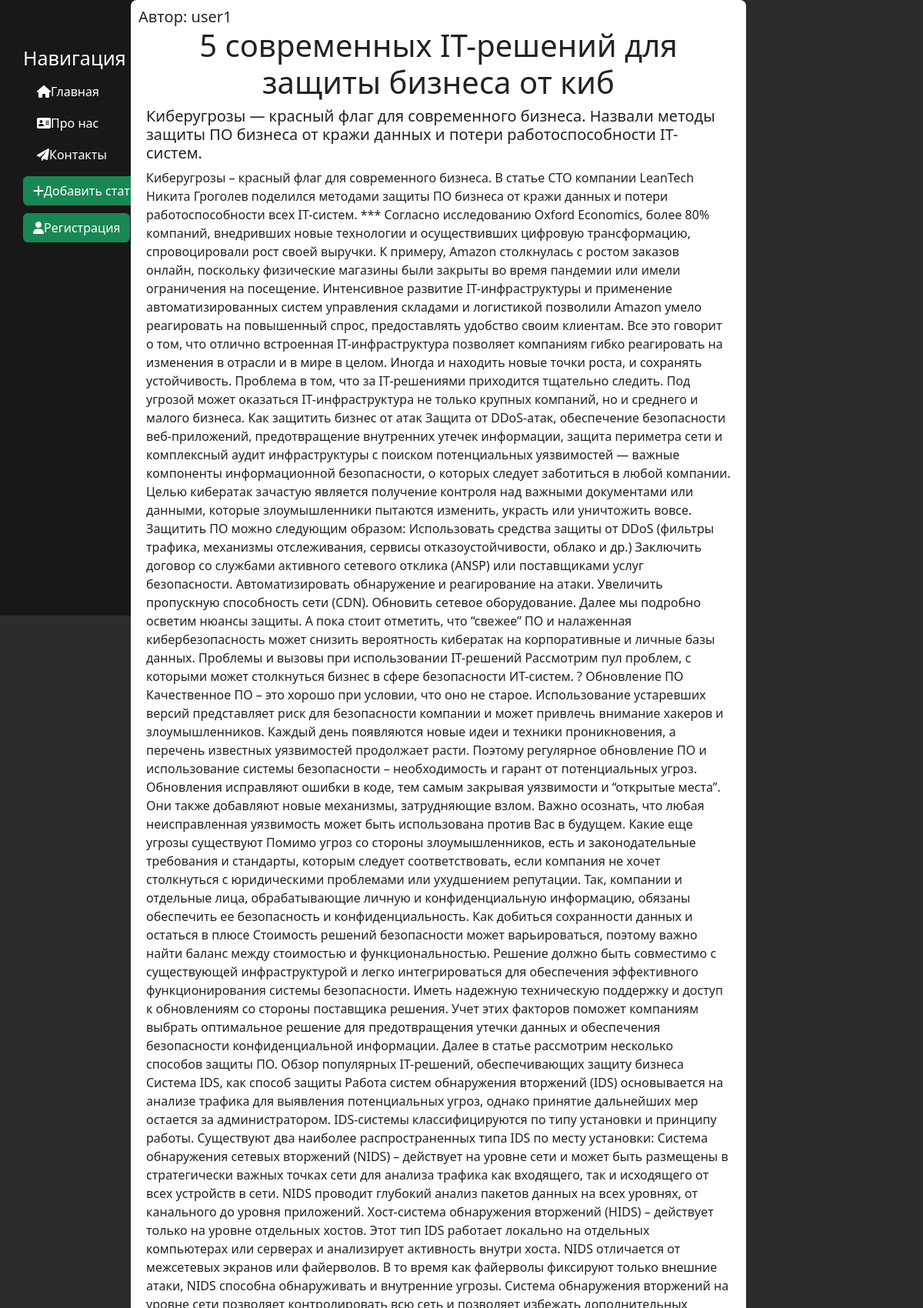
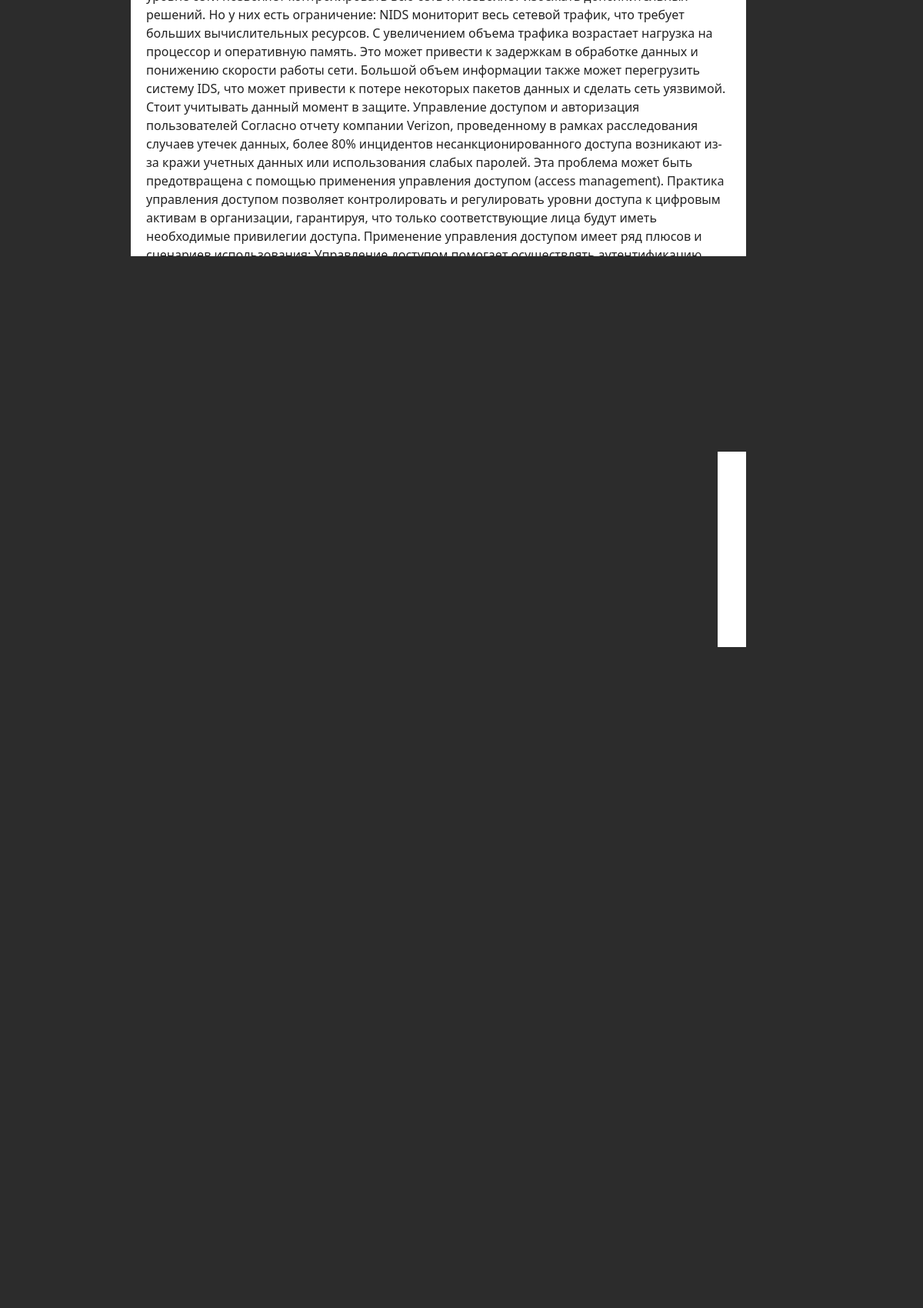
The page /detal/23/ (upper part) on the database its author committed (2 pictures, top to bottom).
### mainblog/models.py (models this page shows)
class Article(models.Model):
    author = models.ForeignKey(User, on_delete=models.CASCADE, verbose_name='Автор', editable=False)
    title = models.CharField('Название', max_length=50, default='')
    anons = models.CharField('Анонс', max_length=250)
    img = models.ImageField('Кртинка')
    ll_text = models.TextField('Статья')
    date = models.DateTimeField('Дата публикации', auto_now_add=True)

### mainblog/views.py (the view)
# urls.py: path('detal/<int:pk>/', views.DetalView.as_view(), name='detal'),
class DetalView(DetailView):
    model = Article
    template_name = 'Detal.html'
    context_object_name = 'object'

### templates/Detal.html (shortened to what this page needs)
{% load static %}
<!DOCTYPE html>
<html lang="en">
<head>
    <link rel="stylesheet" type="text/css" href="{% static 'detal.css' %}">
     <link href="https://cdn.jsdelivr.net/npm/bootstrap@5.3.2/dist/css/bootstrap.min.css" rel="stylesheet">
    <link rel="stylesheet" href="https://use.fontawesome.com/releases/v6.0.0/css/all.css">
</head>
<body>
  <aside>
    <h3>Навигация</h3>
    <ul>
      <a href="{% url 'stat'%}"><li><i class="fa-solid fa-house"></i>Главная</li></a>
      <a href="{% url 'about'%}"><li><i class="fa-solid fa-address-card"></i>Про нас</li></a>
      <a href="{% url 'contact'%}"><li><i class="fa-solid fa-paper-plane"></i>Контакты</li></a>
    </ul>
      <div class="button-container">
          <a href="{% url 'add_article'%}"><button class="btn btn-success" type="submit"><i class="fa-sharp fa-solid fa-plus"></i>Добавить статью</button></a>
      </div>
<div class="button-container">
    {% if user.is_authenticated %}
        <a href="{% url 'logout' %}?next={% url 'stat' %}"><button class="btn btn-success" type="submit"><i class="fa-solid fa-sign-out-alt"></i>Выйти</button></a>
    {% else %}
        <a href="{% url 'register' %}"><button class="btn btn-success" type="submit"><i class="fa-solid fa-user"></i>Регистрация</button></a>
    {% endif %}
</div>
  </aside>
<div class="content" style="margin-right: 230px; ">
    <div class="stat" >
        <h5 class="author-info">Автор: {{ object.author.username }}</h5>
        <h1 style="margin-top: 15px;">{{ object.title }}</h1>
        <h5>{{ object.anons }}</h5>
        <p>{{ object.ll_text }}</p>
</div>
</body>
</html>

### static/detal.css (style rules this page uses)
body { margin: 20px; font-family: 'Montserrat', sans-serif; background-image: url('static/img/img1.jpg'); background-color: #2c2c2c !important; }
aside { position: fixed; float: left; background: #181818; wight: 25%; padding: 2.5%; height: 100vh; color: #fff; border-right: 5px solid #4d4d4d; }
aside h3 { margin-top: 30px; font-size: 25px; }
aside ul { list-style: none }
aside ul li { color: #fff; display: block; margin-top: 17px; transition: all .6s ease; margin-left: -14px; }
.button-container { margin-bottom: 10px; }
button { margin-top: 17px; }
.content { max-width: 800px; margin: 0 auto; }
.stat { background-color: #fff; padding: 20px; border-radius: 8px; margin-bottom: 20px; position: relative; color: #222; }
.author-info { position: absolute; top: 10px; left: 10px; }
.stat h1 { color: #222; text-align: center; }

### templates/Detal.html (style rules this page uses)
a { text-decoration: none; }

### rows shown on the page
Article: author.username "user1", title "5 современных IT-решений для защиты бизнеса от киб", anons "Киберугрозы — красный флаг для современного бизнеса. Назвали методы защиты ПО бизнеса от кражи данных и потери работоспособности IT-систем."
